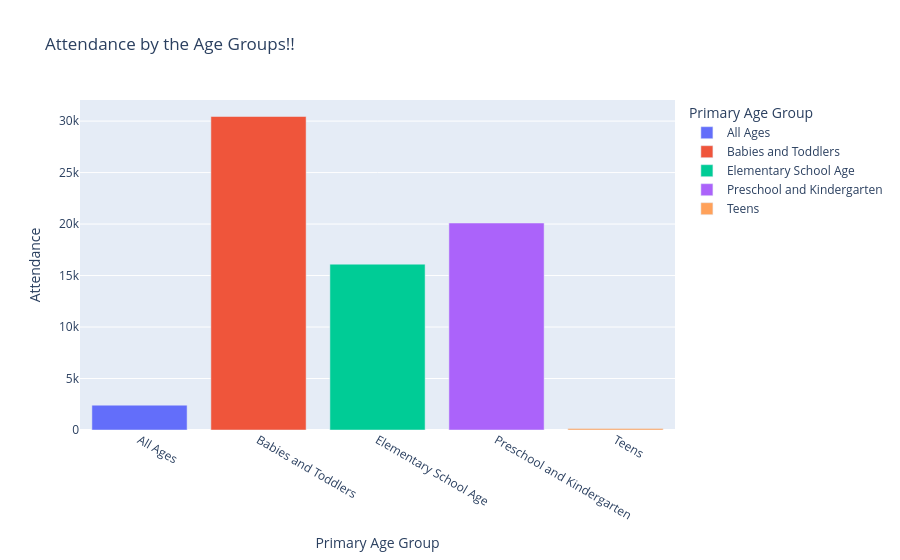

This figure's notebook cell:
### Code cell
agegrp = df.groupby('Primary Age Group')['Attendance'].sum().reset_index()
fig = px.bar(agegrp, x='Primary Age Group', y='Attendance', color='Primary Age Group',title = 'Attendance by the Age Groups!!')
fig.show()

### Figure 1 — Plotly figure (JSON) as saved in the notebook; plotly's stock layout.template omitted (floating-point values rounded to 4 significant figures)
{"data": [{"hovertemplate": "Primary Age Group=%{x}<br>Attendance=%{y}<extra></extra>", "legendgroup": "All Ages", "marker": {"color": "#636efa", "pattern": {"shape": ""}}, "name": "All Ages", "orientation": "v", "showlegend": true, "textposition": "auto", "type": "bar", "x": ["All Ages"], "xaxis": "x", "y": [2412.0], "yaxis": "y"}, {"hovertemplate": "Primary Age Group=%{x}<br>Attendance=%{y}<extra></extra>", "legendgroup": "Babies and Toddlers", "marker": {"color": "#EF553B", "pattern": {"shape": ""}}, "name": "Babies and Toddlers", "orientation": "v", "showlegend": true, "textposition": "auto", "type": "bar", "x": ["Babies and Toddlers"], "xaxis": "x", "y": [30450.0], "yaxis": "y"}, {"hovertemplate": "Primary Age Group=%{x}<br>Attendance=%{y}<extra></extra>", "legendgroup": "Elementary School Age", "marker": {"color": "#00cc96", "pattern": {"shape": ""}}, "name": "Elementary School Age", "orientation": "v", "showlegend": true, "textposition": "auto", "type": "bar", "x": ["Elementary School Age"], "xaxis": "x", "y": [16110.0], "yaxis": "y"}, {"hovertemplate": "Primary Age Group=%{x}<br>Attendance=%{y}<extra></extra>", "legendgroup": "Preschool and Kindergarten", "marker": {"color": "#ab63fa", "pattern": {"shape": ""}}, "name": "Preschool and Kindergarten", "orientation": "v", "showlegend": true, "textposition": "auto", "type": "bar", "x": ["Preschool and Kindergarten"], "xaxis": "x", "y": [20100.0], "yaxis": "y"}, {"hovertemplate": "Primary Age Group=%{x}<br>Attendance=%{y}<extra></extra>", "legendgroup": "Teens", "marker": {"color": "#FFA15A", "pattern": {"shape": ""}}, "name": "Teens", "orientation": "v", "showlegend": true, "textposition": "auto", "type": "bar", "x": ["Teens"], "xaxis": "x", "y": [139.0], "yaxis": "y"}], "layout": {"barmode": "relative", "legend": {"title": {"text": "Primary Age Group"}, "tracegroupgap": 0}, "title": {"text": "Attendance by the Age Groups!!"}, "xaxis": {"anchor": "y", "categoryarray": ["All Ages", "Babies and Toddlers", "Elementary School Age", "Preschool and Kindergarten", "Teens"], "categoryorder": "array", "domain": [0, 1], "title": {"text": "Primary Age Group"}}, "yaxis": {"anchor": "x", "domain": [0, 1], "title": {"text": "Attendance"}}}}
